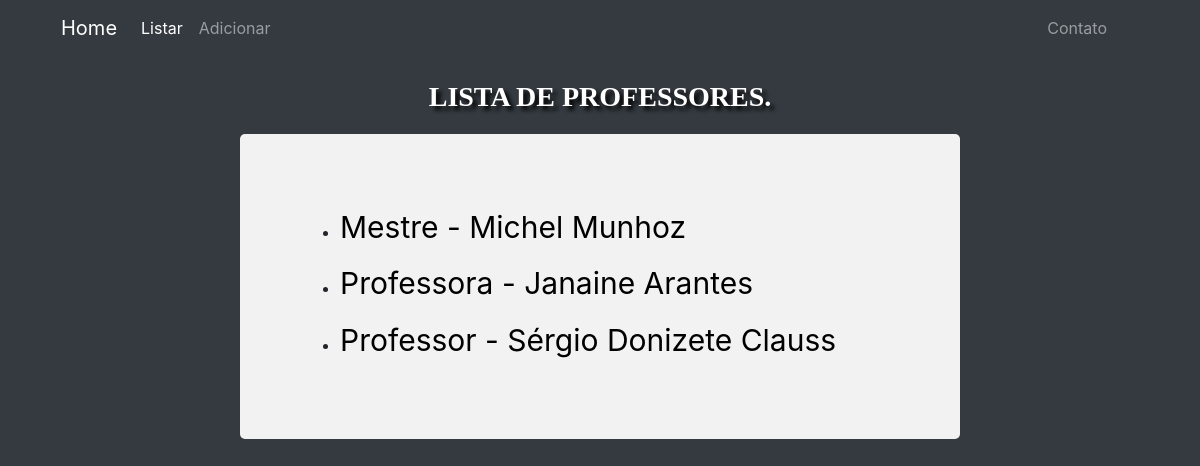
/lista/, run on an earlier commit of the app's database.
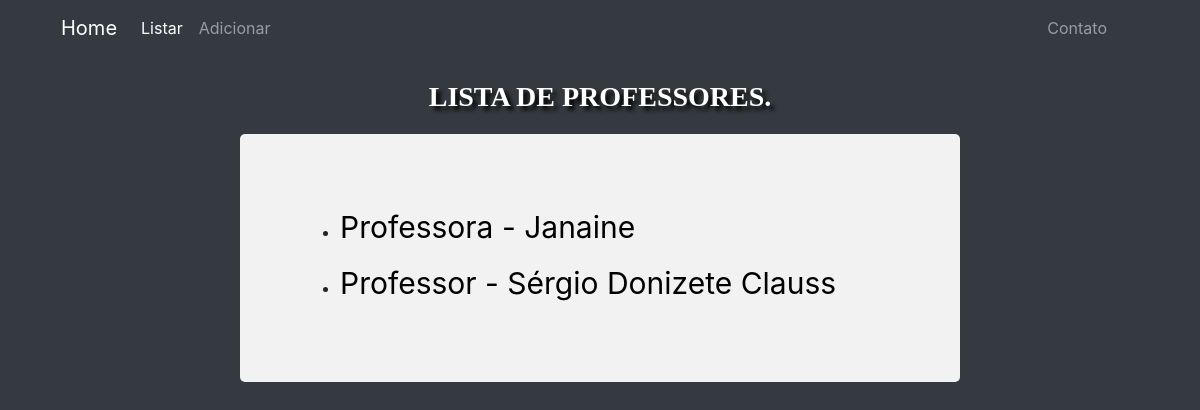
And on a later commit of the database.
### portalProfessor/models.py (models this page shows)
class Professor(models.Model):
    matricula = models.CharField(max_length=100)
    nome = models.CharField(max_length=100)
    endereco = models.CharField(max_length=100)
    telefone = models.CharField(max_length=100)
    titulacao = models.CharField(max_length=100)

### portalProfessor/views.py (the view)
# urls.py: path('lista/', views.listar),
def listar(request):
    lista_itens = Professor.objects.all()
    return render(request, 'lista.html', {'lista_itens': lista_itens})

### templates/lista.html (shortened to what this page needs)
{% extends 'base.html' %}
{% block content%}
{% load static %}
<div class="container">
  <nav class="navbar navbar-expand-lg navbar-dark bg-dark">
      <a class="navbar-brand" href="/">Home</a>
      <div class="collapse navbar-collapse" id="navbarTogglerDemo02">
        <ul class="navbar-nav mr-auto mt-2 mt-lg-0">
          <li class="nav-item active">
            <a class="nav-link" href="/lista/">Listar <span class="sr-only">(current)</span></a>
          </li>
          <li class="nav-item">
            <a class="nav-link" href="/adiciona/">Adicionar</a>
          </li>
        </ul>
        <ul class="navbar-nav mr-4 mt-2 mt-lg-0">
          <a class="nav-link" href="/contato/">Contato</a>
        </ul>
      </div>
  </nav>
</div>
<div id="tituloPaginas">
  <p>LISTA DE PROFESSORES.</p>
</div>
<div class="containerListaProfessores">
  <ul>
    {% for item in lista_itens %}
    <li id="lista">
      <a href="/item/{{ item.id }}" id="listaProfessores">
        {{item.titulacao}} - {{item.nome}}
      </a>
    </li>
    {% empty %}
      <div id="tituloSemProfessor">
        <p>SEM PROFESSORES CADASTRADOS.</p>
      </div>
    {% endfor %}
  </ul>
</div>
{% endblock %}

What changed in the data, as far as the page shows it:
removed Professor: titulacao "Mestre", nome "Michel Munhoz"
changed Professor "Professora": nome "Janaine Arantes" → "Janaine"
